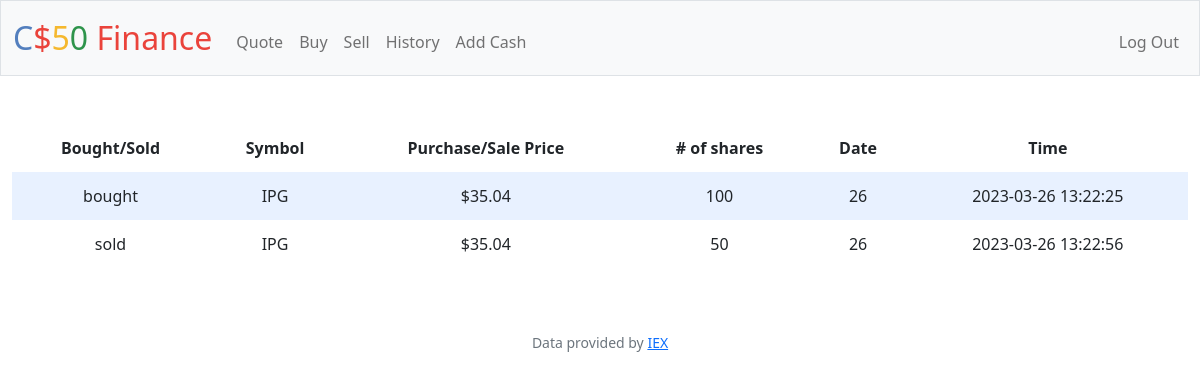
Screenshot of /history (signed in) with the database file from the repository.
### tables this page shows
CREATE TABLE history (username TEXT NOT NULL, month INTEGER NOT NULL, bos TEXT NOT NULL, date INTEGER, time INTEGER, company TEXT, nos INTEGER, price INTEGER);

### app.py (the view)
@app.route("/history")
@login_required
def history():
    history = db.execute("SELECT * FROM history WHERE username = ?", u)
    return render_template("history.html", history=history)

### app.py (called while the page is built)
@app.after_request
def after_request(response):
    response.headers["Cache-Control"] = "no-cache, no-store, must-revalidate"
    response.headers["Expires"] = 0
    response.headers["Pragma"] = "no-cache"
    return response

### helpers.py (called while the page is built)
def login_required(f):
    @wraps(f)
    def decorated_function(*args, **kwargs):
        if session.get("user_id") is None:
            return redirect("/login")
        return f(*args, **kwargs)
    return decorated_function

def usd(value):
    return f"${value:,.2f}"

### templates/history.html (shortened to what this page needs)
{% extends "layout.html" %}
{% block main %}
    <table>
        <thead>
            <tr>
                <th>Bought/Sold</th>
                <th>Symbol</th>
                <th>Purchase/Sale Price</th>
                <th># of shares</th>
                <th>Date</th>
                <th>Time</th>
            </tr>
        </thead>
        <tbody>
            {% for histor in history %}
            <tr>
                    <td>{{ histor.bos }}</td>
                    <td>{{ histor.company }}</td>
                    <td>{{ histor.price | usd}}</td>
                    <td>{{ histor.nos }}</td>
                    <td>{{ histor.date }}</td>
                    <td>{{ histor.time }}</td>
            </tr>
            {% endfor %}
        </tbody>
    </table>
{% endblock %}

### static/styles.css (style rules this page uses)
table { background-color: transparent; margin-bottom: 1rem; width: 100%; }
table th, table td { padding: 0.75rem; vertical-align: middle; }
tbody tr:nth-of-type(odd) { background-color: rgb(179, 208, 255, 0.3) }

### rows the page displays
history: bos "bought", company "IPG", price "$35.04", nos "100", date "26", time "2023-03-26 13:22:25"
history: bos "sold", company "IPG", price "$35.04", nos "50", date "26", time "2023-03-26 13:22:56"
